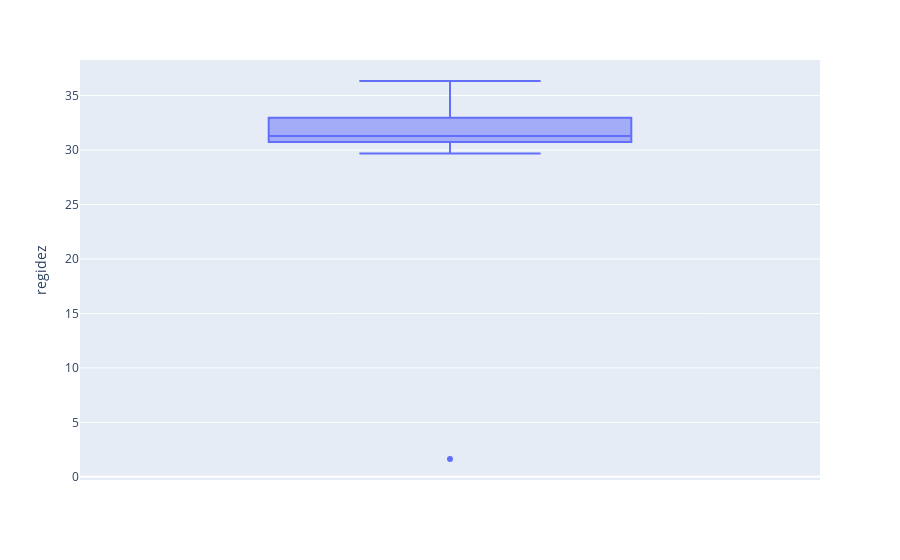

Here is the notebook cell this chart was saved with:
### Code cell
boxplot = px.box(mola_trat, y="regidez")
boxplot.show()

### Figure 1 — Plotly figure (JSON) as saved in the notebook; plotly's stock layout.template omitted (floating-point values rounded to 4 significant figures)
{"data": [{"alignmentgroup": "True", "hovertemplate": "regidez=%{y}<extra></extra>", "legendgroup": "", "marker": {"color": "#636efa"}, "name": "", "notched": false, "offsetgroup": "", "orientation": "v", "showlegend": false, "type": "box", "x0": " ", "xaxis": "x", "y": [34.48, 34.88, 32.86, 36.34, 31.25, 31.98, 33.66, 31.3, 33.33, 33.87, 33.63, 31.03, 31.3, 31.91, 31.38, 30.81, 30.81, 29.68, 30.18, 30.54, 30.63, 30.93, 30.57, 31.4, 31.89, 30.81, 30.77, 1.64, 30.02], "y0": " ", "yaxis": "y"}], "layout": {"boxmode": "group", "legend": {"tracegroupgap": 0}, "margin": {"t": 60}, "xaxis": {"anchor": "y", "domain": [0, 1]}, "yaxis": {"anchor": "x", "domain": [0, 1], "title": {"text": "regidez"}}}}
